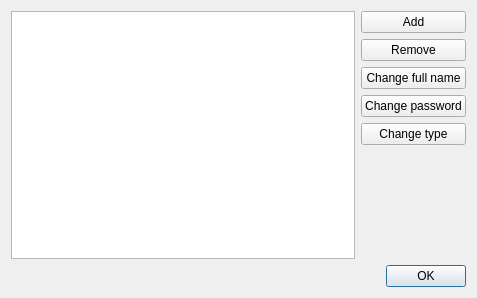
<?xml version="1.0" encoding="UTF-8"?>
<ui version="4.0">
 <class>UsersDialog</class>
 <widget class="QDialog" name="UsersDialog">
  <property name="geometry">
   <rect>
    <x>0</x>
    <y>0</y>
    <width>477</width>
    <height>298</height>
   </rect>
  </property>
  <property name="windowTitle">
   <string>Users</string>
  </property>
  <layout class="QGridLayout" name="gridLayout">
   <item row="0" column="1">
    <widget class="QPushButton" name="add">
     <property name="text">
      <string>Add</string>
     </property>
    </widget>
   </item>
   <item row="1" column="1">
    <widget class="QPushButton" name="remove">
     <property name="text">
      <string>Remove</string>
     </property>
    </widget>
   </item>
   <item row="3" column="1">
    <widget class="QPushButton" name="changePassword">
     <property name="text">
      <string>Change password</string>
     </property>
    </widget>
   </item>
   <item row="4" column="1">
    <widget class="QPushButton" name="changeType">
     <property name="text">
      <string>Change type</string>
     </property>
    </widget>
   </item>
   <item row="5" column="1">
    <spacer name="verticalSpacer">
     <property name="orientation">
      <enum>Qt::Vertical</enum>
     </property>
     <property name="sizeHint" stdset="0">
      <size>
       <width>20</width>
       <height>40</height>
      </size>
     </property>
    </spacer>
   </item>
   <item row="6" column="0" colspan="2">
    <widget class="QDialogButtonBox" name="buttonBox">
     <property name="orientation">
      <enum>Qt::Horizontal</enum>
     </property>
     <property name="standardButtons">
      <set>QDialogButtonBox::Ok</set>
     </property>
    </widget>
   </item>
   <item row="0" column="0" rowspan="6">
    <widget class="QTableView" name="tableView">
     <property name="editTriggers">
      <set>QAbstractItemView::NoEditTriggers</set>
     </property>
     <property name="selectionMode">
      <enum>QAbstractItemView::SingleSelection</enum>
     </property>
     <property name="selectionBehavior">
      <enum>QAbstractItemView::SelectRows</enum>
     </property>
    </widget>
   </item>
   <item row="2" column="1">
    <widget class="QPushButton" name="changeFullname">
     <property name="text">
      <string>Change full name</string>
     </property>
    </widget>
   </item>
  </layout>
 </widget>
 <resources/>
 <connections>
  <connection>
   <sender>buttonBox</sender>
   <signal>accepted()</signal>
   <receiver>UsersDialog</receiver>
   <slot>accept()</slot>
   <hints>
    <hint type="sourcelabel">
     <x>257</x>
     <y>305</y>
    </hint>
    <hint type="destinationlabel">
     <x>157</x>
     <y>274</y>
    </hint>
   </hints>
  </connection>
  <connection>
   <sender>buttonBox</sender>
   <signal>rejected()</signal>
   <receiver>UsersDialog</receiver>
   <slot>reject()</slot>
   <hints>
    <hint type="sourcelabel">
     <x>325</x>
     <y>305</y>
    </hint>
    <hint type="destinationlabel">
     <x>286</x>
     <y>274</y>
    </hint>
   </hints>
  </connection>
 </connections>
</ui>
